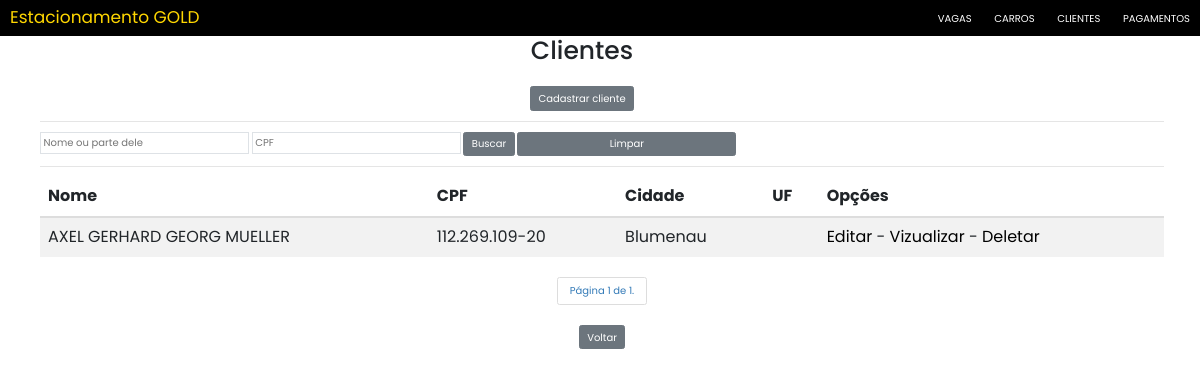
/clientes/, run on an earlier commit of the app's database.
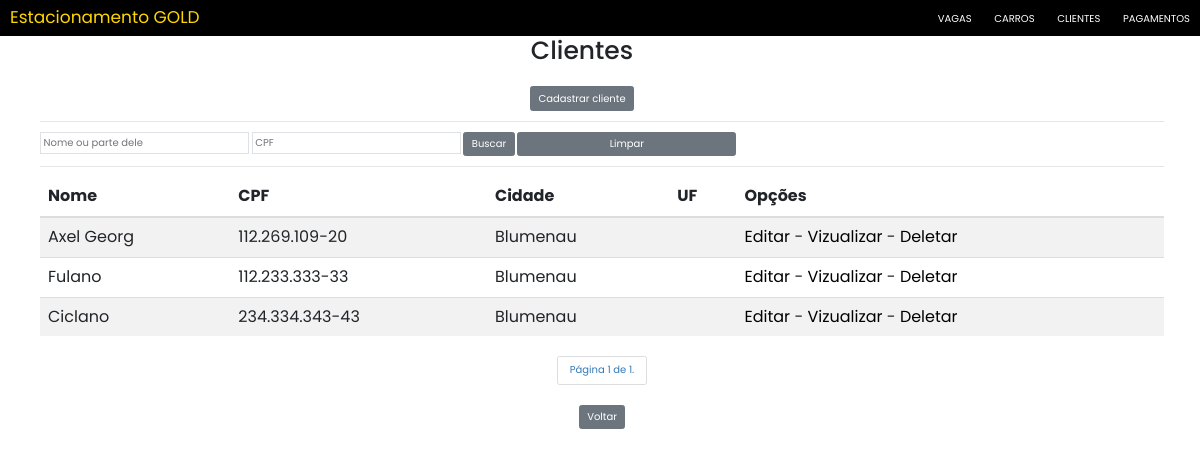
And on a later commit of the database.
### mainClientes/models.py (models this page shows, shortened)
class Cliente(models.Model):
    nome = models.CharField(max_length=255)
    cpf = models.CharField(max_length=14, unique=True, verbose_name="CPF")
    rg = models.CharField(max_length=10, verbose_name="RG")
    data_nascimento = models.DateField(verbose_name="Data de Nascimento")
    endereco = models.CharField(max_length=80, verbose_name="Endereço")
    telefone = models.CharField(max_length=15, verbose_name="Telefone")
    cidade = models.CharField(max_length=50, verbose_name="Cidade")
    uF = EnumChoiceField(EnumUF)
    dataHoraCadastro = models.DateTimeField(
        auto_now_add=True, editable=False, verbose_name="Data e Hora Cadastro")
    dataHoraAlteracao = models.DateTimeField(
        auto_now=True, editable=False, verbose_name="Data e Hora Alteração")

### mainClientes/views.py (the view)
# urls.py: path("", views.ClienteList.as_view(), name="list"),
class ClienteList(ListView):
    model = Cliente
    fields = '__all__'
    paginate_by = 5
    def get_queryset(self):
        clientes = Cliente.objects.all()
        txtNome = self.request.GET.get('nome')
        if txtNome:
            clientes = clientes.filter(
                nome__icontains=txtNome)
        txtCPF = self.request.GET.get('cpf')
        if txtCPF:
            clientes = clientes.filter(
                cpf__icontains=txtCPF)
        return clientes

### mainClientes/templates/mainClientes/cliente_list.html (shortened to what this page needs)
{% extends 'Estacionamento/base.html' %}
{% load static %}
{% block titleBody %}Clientes{% endblock %}
{% block content %}
    <div style="text-align: center">
        <a href="{% url 'mainClientes:create' %}"><input type="submit" class="btn btn-secondary" value="Cadastrar cliente" /></a>
    </div>
    <ul>
        <div class="table-responsive">
            <hr>
                <form action="?" method="GET">
                    <input type="text" name="nome" id="" value="{{ request.GET.nome }}" class="p-1 border" autocomplete="off" placeholder="Nome ou parte dele">
                    <input type="text" name="cpf" id="cpf" value="{{ request.GET.cpf }}" class="p-1 border" autocomplete="off" placeholder="CPF">
                    <a><input type="submit" class="btn btn-secondary" value="Buscar" /></a>
                    <a href="{% url 'mainClientes:list'%}"><input type="" class="btn btn-secondary" value="Limpar"/></a>
                </form>
            <hr>
            <table class="table table-striped" id="listar-vagas">
                <thead>
                    <tr>
                        <th>Nome</th>
                        <th>CPF</th>
                        <th>Cidade</th>
                        <th>UF</th>
                        <th>Opções</th>
                    </tr>
                </thead>
                <tbody>
                    {% for cliente in cliente_list %}
                        <tr>
                            <td>{{cliente.nome}}</td>
                            <td>{{cliente.cpf}}</td>
                            <td>{{cliente.cidade}}</td>
                            <td>{{cliente.uF.value}}</td>
                            <td>  <a style="color:black" href="{% url 'mainClientes:update' pk=cliente.id %}" title="Editar Cliente">Editar</a>
                                - <a style="color:black" href="{% url 'mainClientes:detail' pk=cliente.id %}" title="Vizualizar Cliente">Vizualizar</a>
                                - <a style="color:black" href="{% url 'mainClientes:delete' pk=cliente.id %}" title="Deletar Cliente">Deletar</a></td>
                        </tr>
                    {% empty %}
                        <tr>
                            <td colspan="6">Nenhum cliente registrado.</td>
                        <tr>
                    {% endfor %}
                </tbody>
            </table>
            {% include 'Estacionamento/paginacao.html' %}
            <div style="text-align: center">
                <a href="{% url 'Estacionamento:main' %}"><input type="submit" class="btn btn-secondary" value="Voltar" /></a>
            </div>
        </div>
    </ul>
{% endblock %}

### Estacionamento/templates/Estacionamento/base.html (shortened to what this page needs)
{% load static %}
<html>
<head>
    <link rel="stylesheet" href="//maxcdn.bootstrapcdn.com/bootstrap/3.2.0/css/bootstrap.min.css">
    <link rel="stylesheet" href="//maxcdn.bootstrapcdn.com/bootstrap/3.2.0/css/bootstrap-theme.min.css">
    <link rel="stylesheet" href="https://stackpath.bootstrapcdn.com/bootstrap/4.5.2/css/bootstrap.min.css"/>
	<link rel="stylesheet" href="https://use.fontawesome.com/releases/v5.3.1/css/all.css"/>
    <link rel="stylesheet" href="{% static 'index.css' %}"/>
</head>
<body>
    <header>
        <div class="row d-flex align-items-center" id="navbar">
            <div class="col">
                <a style="color:GOLD" class="nav-link active" href="{% url 'Estacionamento:main' %}" id="nav1-logo-custom">
                    Estacionamento GOLD
                </a>
            </div>
            <div class="col">
                <div class="d-flex flex-row-reverse bd-highlight">
                    <nav class="upper-logo">
                        <a class="nav-link" href="{% url 'mainVagas:list' %}" id="nav2">
                            Vagas
                        </a>
                        <a class="nav-link" href="{% url 'mainCarros:list' %}" id="nav2">
                            Carros
                        </a>
                        <a class="nav-link" href="{% url 'mainClientes:list' %}" id="nav2">
                            Clientes
                        </a>
                        <a class="nav-link" href="{% url 'Estacionamento:gerenciaVagasList' %}" id="nav2">
                            Pagamentos
                        </a>
                    </nav>
                </div>
            </div>
        </div>
    </header>
    <div id="header" style="text-align:center;margin-right:3%">
        <h1><a>
            {% block titleBody %}{% endblock %}
        </a></h1>
    </div>
    <div id="content" style="margin-right: 3%">
        {% block content %}
        {% endblock %}
    </div>
</body>
</html>

### Estacionamento/templates/Estacionamento/paginacao.html (shortened to what this page needs)
<ul class="pagination justify-content-center">
    <li class="page-item">
        <span class="page-link">Página {{ page_obj.number }} de {{ page_obj.paginator.num_pages }}.</span>
    </li>
</ul>

### Estacionamento/static/index.css (style rules this page uses)
body { font-family: "Poppins", sans-serif; }
div#navbar { background-color: #000000; height: 3.6rem; }
#nav1-logo-custom { font-size: 1.7rem !important; color: white; }
.upper-logo { list-style: none; text-transform: uppercase; }
#nav2, #nav3 { display: inline-block; padding: 10px; transition: background-color 1s; color: white; }

What changed in the data, as far as the page shows it:
changed Cliente: nome "AXEL GERHARD GEORG MUELLER" → "Axel Georg"
added Cliente: nome "Fulano", cpf "112.233.333-33", cidade "Blumenau"
added Cliente: nome "Ciclano", cpf "234.334.343-43", cidade "Blumenau"
